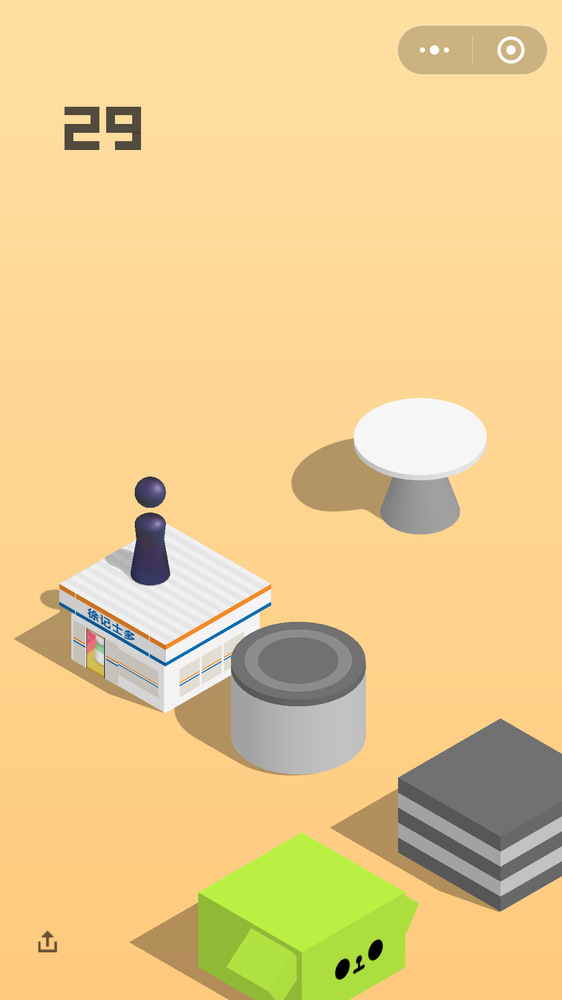
#> input picture test_python/imgs/autojump.png, 562 x 1000 px, shrunk from 1080 x 1920 before the run
$ python 02_pylab.py
#> lines starting #> are read from the running program, lines starting #| are printed output that depends on the picture
import pylab
from numpy.random import randn

# 两种plot的方式   pylab.plot   matplotlib.pyplot

img = pylab.imread('./imgs/autojump.png')
#> img is the input picture: shape (1000, 562, 4) float32; mean R, G, B, A 0.919, 0.798, 0.561, 1
pylab.imshow(img)
pylab.show()

pylab.plot(randn(1000).cumsum())
pylab.plot(randn(1000))
pylab.show()
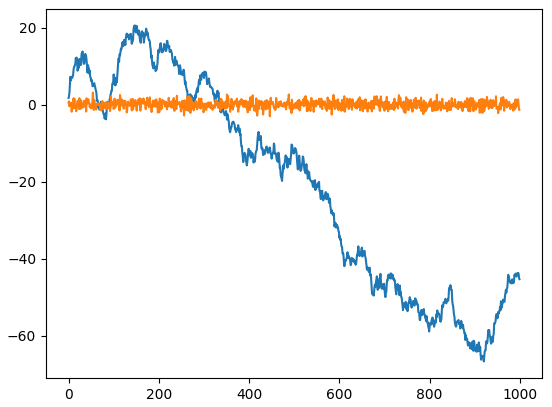
#> figure drawn by matplotlib, 1 panel; curve peaks at x = 147, y = 20.59; curve peaks at x = 54, y = 3.17


from matplotlib import pyplot as plt
from PIL import Image
img = Image.open('./imgs/autojump.png')
#> img: PIL image 562x1000 RGBA
plt.imshow(img)
plt.show()

plt.plot(randn(1000).cumsum())
plt.show()
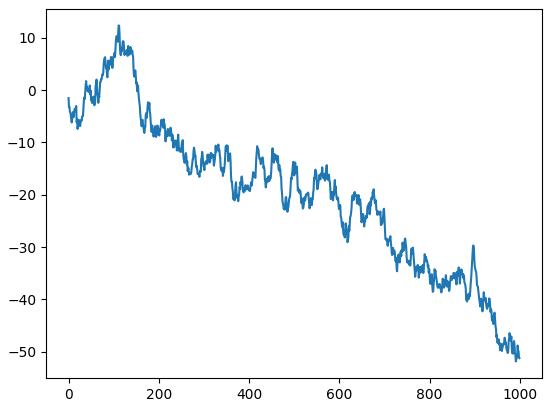
#> figure drawn by matplotlib, 1 panel; curve peaks at x = 111, y = 12.36
